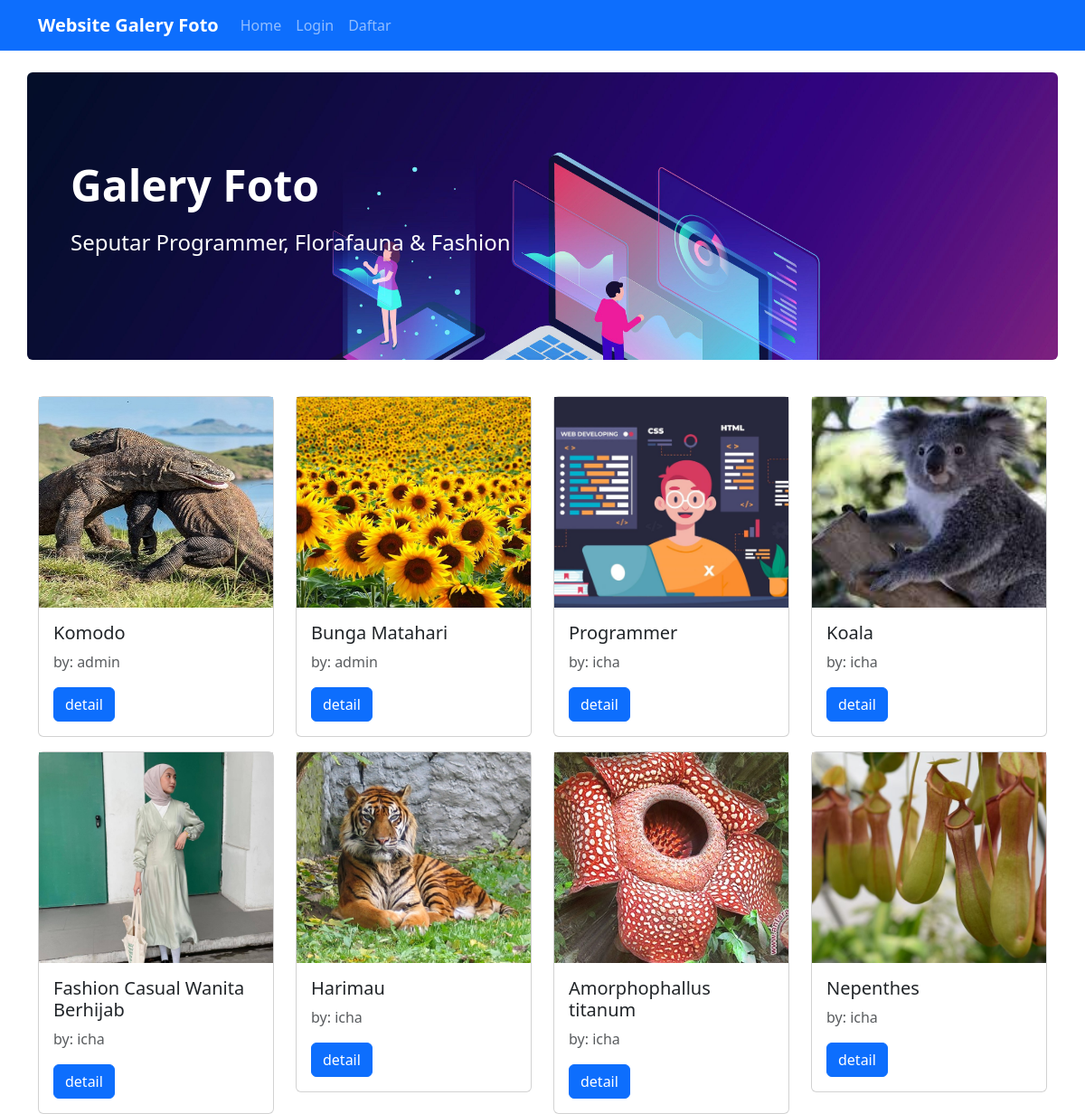
The page / on the database its author committed.
### tables this page shows
CREATE TABLE `foto` (
  `fotoid` int(11) NOT NULL,
  `judulfoto` varchar(255) NOT NULL,
  `deskripsifoto` text NOT NULL,
  `tanggalunggah` date NOT NULL,
  `lokasifile` varchar(255) NOT NULL,
  `albumid` int(11) NOT NULL,
  `userid` int(11) NOT NULL
);

CREATE TABLE `user` (
  `userid` int(11) NOT NULL,
  `username` varchar(255) NOT NULL,
  `password` varchar(255) NOT NULL,
  `email` varchar(255) NOT NULL,
  `namalengkap` varchar(255) NOT NULL,
  `alamat` text NOT NULL
);

### page/home.php (the view)
<div class="container my-4 p-5 bg-hero rounded">
    <div class="py-5 text-white">
        <p class="display-5 fw-bold">Galery Foto</p>
        <p class="fs-4 col-md-8">Seputar Programmer, Florafauna & Fashion</p>
    </div>
</div>
<div class="container">
    <div class="row">
        <?php
            $tampil=mysqli_query($conn, "SELECT * FROM foto INNER JOIN user ON foto.userid=user.userid");
            foreach($tampil as $tampils):
        ?>
    <div class="col-6 col-md-4 col-lg-3">
    <div class="card mt-3">
  <img src="uploads/<?= $tampils['lokasifile'] ?>" class="object-fit-cover" style="aspect-ratio: 10/9" >
  <div class="card-body">
    <h5 class="card-title"><?= $tampils['judulfoto'] ?></h5>
    <p class="card-text text-muted">by: <?= $tampils['username'] ?></p>
    <a href="?url=detail&&id=<?= $tampils['fotoid'] ?>" class="btn btn-primary">detail</a>
  </div>
</div>
    </div>
    <?php endforeach; ?>
    </div>
</div>

### index.php (shortened to what this page needs)
<?php
include 'koneksi.php';
?>
<!DOCTYPE html>
<html lang="en">
<head>
    <link rel="stylesheet" href="assets/css/bootstrap.min.css">
    <link rel="stylesheet" href="assets/css/style.css">
    <link rel="stylesheet" href="https://cdnjs.cloudflare.com/ajax/libs/font-awesome/6.5.1/css/all.min.css"
 />
</head>
<body>
    <nav class="navbar navbar-expand-lg navbar-dark bg-primary">
        <div class="container">
            <a class="navbar-brand" href="?url=home">Website Galery Foto</a>
            <div class="collapse navbar-collapse" id="navbarNavAltMarkup">
                <div class="navbar-nav">
                    <a class="nav-link" href="?url=home">Home</a>
                    <?php if (isset($_SESSION['userid'])): ?>
                        <a class="nav-link" href="?url=upload">Upload</a>
                        <a class="nav-link" href="?url=album">Album</a>
                        <a class="nav-link" href="?url=profile"><?= ucwords($_SESSION['username']) ?></a>
                        <a href="?url=logout" class="nav-link">Logout</a>
                    <?php else: ?>
                        <a class="nav-link" href="login.php">Login</a>
                        <a class="nav-link" href="daftar.php">Daftar</a>
                    <?php endif; ?>
                </div>
            </div>
        </div>
    </nav>
    <?php
    $url = @$_GET["url"];
    if ($url == 'home') {
        include 'page/home.php';
    }else if($url=='profile'){
        include 'page/profile.php';
    } else if ($url == 'upload') {
        include 'page/upload.php';
    } else if ($url == 'album') {
        include 'page/album.php';
    } else if ($url == 'like') {
        include 'page/like.php';
    } else if ($url == 'komentar') {
        include 'page/komentar.php';
    } else if ($url == 'detail') {
        include 'page/detail.php';
    } else if ($url == 'kategori') {
        include 'page/kategori.php';
    } else if ($url == 'logout') {
        session_destroy();
        header("Location: ?url=home");
    } else {
        include 'page/home.php';
    }
    ?>
</body>
</html>

### assets/css/style.css (style rules this page uses)
.nav-link { font-weight: 500; }
.navbar-brand { font-weight: bold; }
.bg-hero { background: url('../img/2.jpg') no-repeat; background-size: cover; }
.container { width: 100%; margin: 0 auto; }
.container:after { content: ''; display: block; clear: both; }

### rows shown on the page
foto: lokasifile (picture), judulfoto "Komodo", userid.username "admin"
foto: lokasifile (picture), judulfoto "Bunga Matahari", userid.username "admin"
foto: lokasifile (picture), judulfoto "Programmer", userid.username "icha"
foto: lokasifile (picture), judulfoto "Koala", userid.username "icha"
foto: lokasifile (picture), judulfoto "Fashion Casual Wanita Berhijab", userid.username "icha"
foto: lokasifile (picture), judulfoto "Harimau", userid.username "icha"
foto: lokasifile (picture), judulfoto "Amorphophallus titanum", userid.username "icha"
foto: lokasifile (picture), judulfoto "Nepenthes", userid.username "icha"
